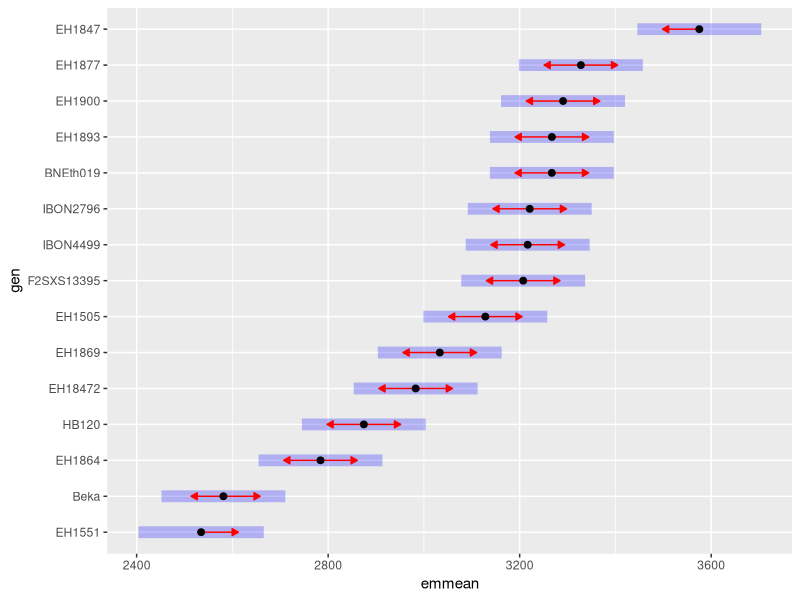

The R source for this figure:
################################################################################
# v14-y10-4.R
################################################################################
# library(knitr); stitch("v14-y10-4.R",template="mf.Rnw")

met <- read.table ( "v14-y10-DE-data.csv", header=T, sep=";", dec="," )
met$gen <- reorder(met$gen, met$GYLD, mean)
suppressMessages(library("emmeans"))
suppressMessages(library("multcomp"))
emm_options(msg.interaction=FALSE,msg.nesting=FALSE)
m.fixed  <- lm (GYLD ~ gen*loc*year + year:loc:rep, data = met)
l <- emmeans ( m.fixed, "gen",mode="a")
cld(l,sort=TRUE,reversed=TRUE,alpha=0.10, adjust="none")
plot(l,comparisons=TRUE,alpha=0.10,adjust="none")

       
